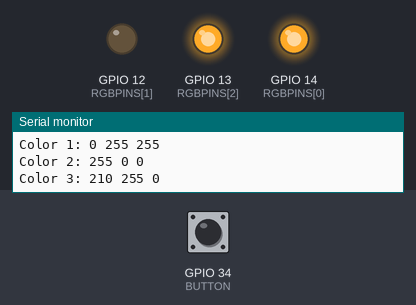
Recording of a program running on a simulated ESP32. Shown: output pins drawn as LEDs (lit = HIGH), the last lines printed to the serial monitor. Inputs (shaded band) come from the test bench; at power-on: GPIO 34 (BUTTON) LOW.

Above: at 1.2 s.
1.3 s: GPIO 34 (BUTTON) pulled HIGH for 0.15 s
At 6.65 s:
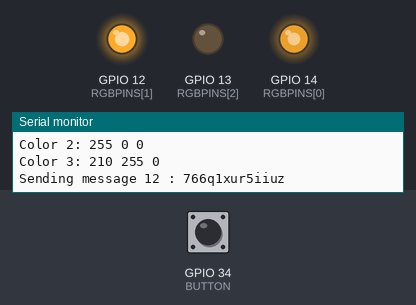
At 10.2 s:
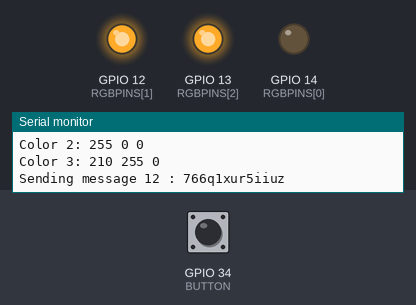
Timing chart, 0 to 19.4 s (numbered marks = the images above; inputs shaded):
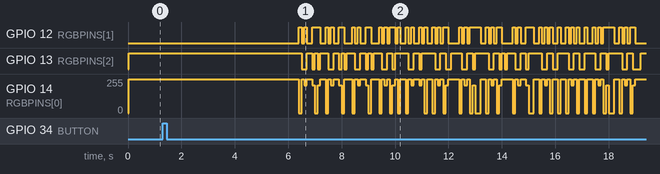

Measured:
- after the input at 1.3 s, GPIO 12 (RGBPINS[1]): LOW → HIGH after 5.1 s, → LOW 0.10 s later, → HIGH 0.10 s later, → LOW 0.10 s later, … (86 changes in this stretch); GPIO 13 (RGBPINS[2]): HIGH → LOW after 5.2 s, → HIGH 0.20 s later, → LOW 0.20 s later, → HIGH 0.10 s later, … (60 changes in this stretch)

The program:

main.cpp
```cpp
#include <Arduino.h>
#include <params.hpp>
#include "csk.hpp"
// #include "ook.hpp"


// run if ook.hpp is included
#ifdef OOK
  // Constants
  const int LED = 14, Ts = 100, header_size = 5;
  const int pkg_size = 8, guard_each = 4;
  const int BUTTON = 34;
  // Button variable and line to read
  int buttonState = 0, line = 0;

  void setup() {
    // Run once
    pinMode(BUTTON, INPUT);
    pinMode(LED, OUTPUT);
    Serial.begin(9600);
  }

  void loop() {
    // Reset count
    if (line >= 21) {
      line *=0;
    }
    // Run if button is pressed
    buttonState = digitalRead(BUTTON);
    if (buttonState == HIGH) {
      delay(5000);
      Serial.println("Sending message: " + message[line]);
      for (int i = 0; i < message[line].length(); i++) {
        Serial.println("Sending character: " + String(message[line][i]));
        OOK::send_char(message[line][i], LED, Ts, guard_each, pkg_size, header_size);
      }
      digitalWrite(LED, LOW);
      line++;
    }
  }

#endif
// run if csk.hpp is included
#ifdef CSK
  // Constants
  const int RGBPINS[3] ={14, 12, 13};
  const int BUTTON = 34;
  const int Ts = 100;
  const int redo[2] = {12, 16};

  // Global variable to store RGB values
  int RGB[4][3];
  // Button variable
  int buttonState = 0;
  int line = 0;

  void setup() {
    // Setup button
    pinMode(BUTTON, INPUT);
    // Setup pins and turn off LEDs
    for (int i =0; i < 3; i++) {
      pinMode(RGBPINS[i], OUTPUT);
      digitalWrite(RGBPINS[i], LOW);
    }
    // Calculate colors
    for (int i = 0; i < 4; i++) {
      int color = CSK::convertCoords(CSK::QCSK[i], CSK::Y);
      RGB[i][0] = (color >> 16) & 0xFF; // Red
      RGB[i][1] = (color >> 8) & 0xFF;  // Green
      RGB[i][2] = color & 0xFF;         // Blue
    }

    // Serial setup
    Serial.begin(9600);

    Serial.print("Colors: ");
    for (int i = 0; i < 4; i++) {
      Serial.println("Color " + String(i) + ": " + String(RGB[i][0]) + " " + String(RGB[i][1]) + " " + String(RGB[i][2]));
    }

    // Our default zero is keeping the LED on blue
    analogWrite(RGBPINS[0], RGB[0][0]);
    analogWrite(RGBPINS[1], RGB[0][1]);
    analogWrite(RGBPINS[2], RGB[0][2]);
  }

  void loop() {
    // Run if button is pressed
    buttonState = digitalRead(BUTTON);
    if (buttonState == HIGH) {
      delay(5000);
      Serial.println("Sending message " + String(redo[line]) + " : " + message[redo[line]]);
      for (int i = 0; i < message[redo[line]].length(); i++) {
      // for (int i = 0; i < 5; i++) {
        CSK::send_char(message[redo[line]][i], RGBPINS, Ts, RGB);
      }
      // Turn off LEDs
      CSK::turn_off(RGBPINS, RGB);
      line++;
    }
  }

#endif

// run if neither ook.hpp nor csk.hpp is included
#ifndef OOK
#ifndef CSK
  void setup() {
    // Run once
    Serial.begin(9600);
  }

  void loop() {
    // Run forever
    Serial.println("No libraries included");
    delay(1000);
  }
#endif
#endif
```

params.hpp
```cpp
#include <Arduino.h>
#include <vector>

std::vector<String> message = {
"q6yr0tt6y9udp",
"x623tiz5as2hm",
"n401g25p0fmur",
"wpt2bnj0xx4s8",
"cw4m211utc2h1",
"bhisgwxerwdj5",
"ygsgknerkf83z",
"1k4nb3dwv3tft",
"ac8ntbvs55u55",
"2bdmdgxodud3t",
"rd333ycdwt3mo",
"dipf4h9si7xh2",
"766q1xur5iiuz",
"ztt6no8jhoqzi",
"xs00p4nxib8yq",
"uppa8jnjjanw8",
"pj6tqdrjf0ckp",
"k0tx5buwwujdf",
"e0trgcw10y24v",
"zv9rdgk5yh44f",
"3s24a4dl2vnlg",
};
```
